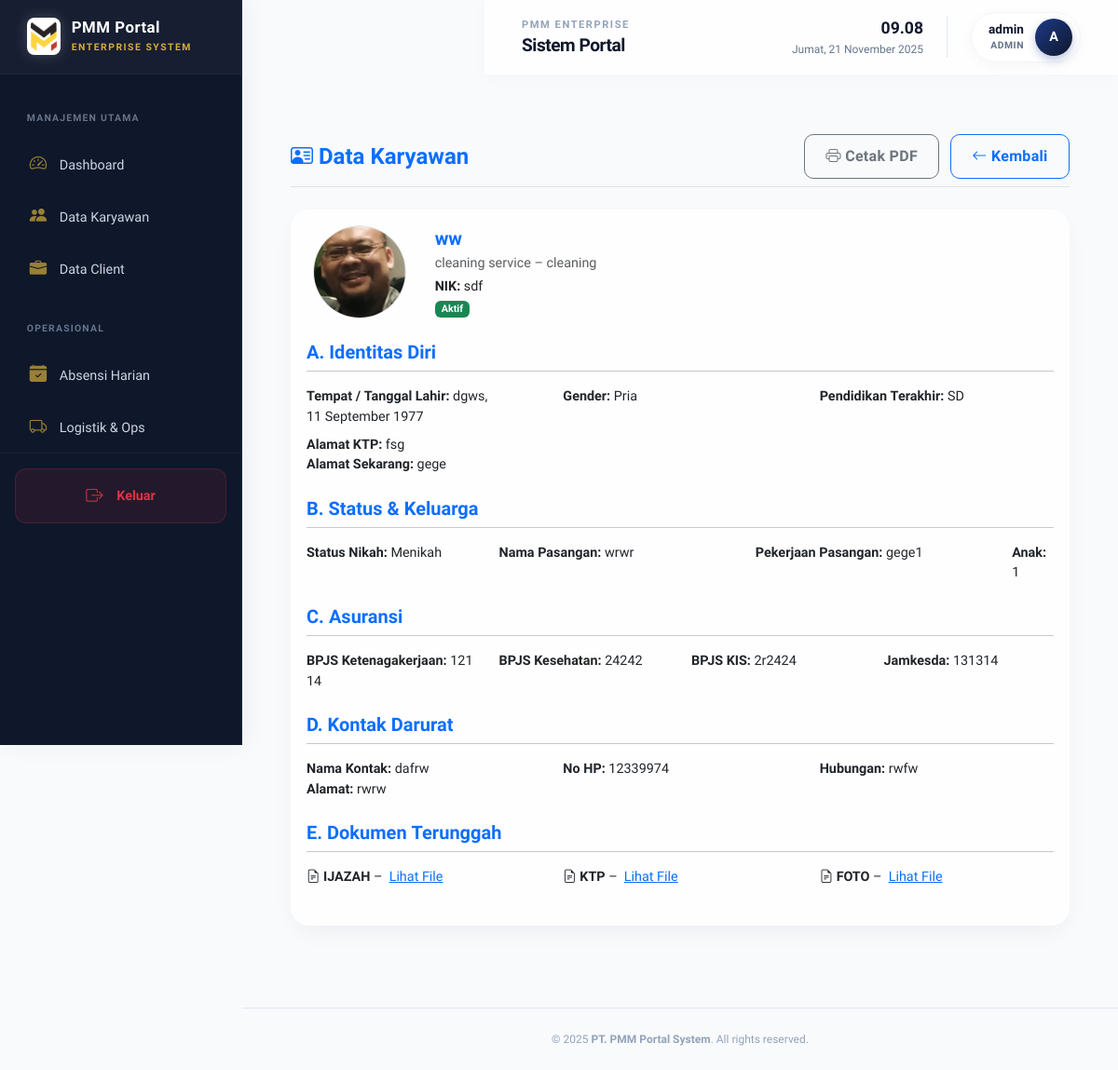
/employee/input/view/1 (signed in), run on an earlier commit of the app's database.
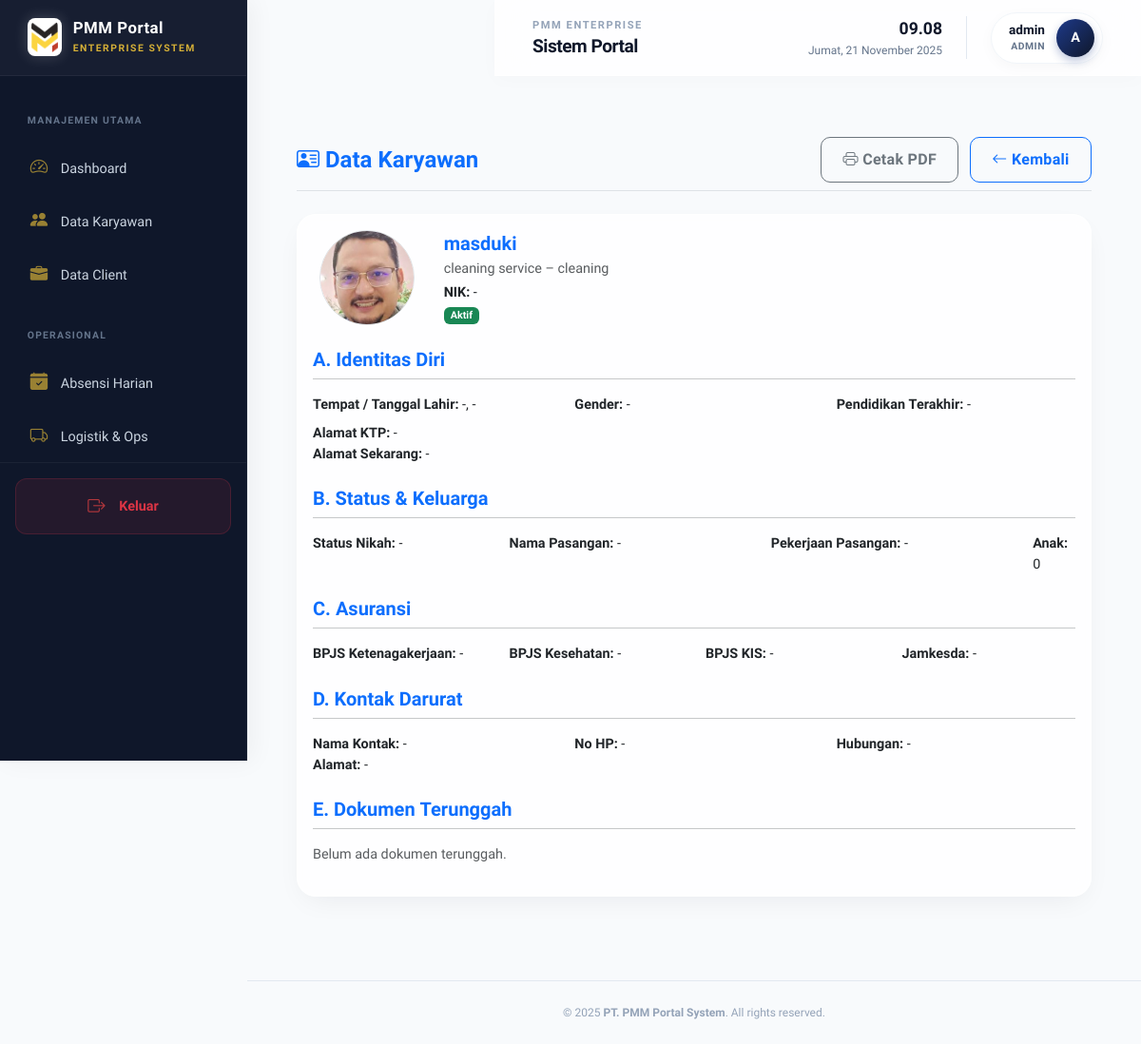
And on a later commit of the database.
### app/models.py (models this page shows, shortened)
class Employee(db.Model):
    __tablename__ = "employees"
    id = db.Column(db.Integer, primary_key=True)
    name = db.Column(db.String(150), nullable=False)
    position = db.Column(db.String(100))
    job_type = db.Column(db.String(50))
    join_date = db.Column(db.Date, default=date.today)
    end_date = db.Column(db.Date, nullable=True)
    status = db.Column(db.String(20), default="aktif")
    client_id = db.Column(db.Integer, db.ForeignKey("clients.id"))
    photo = db.Column(db.String(255), default="default_user.png")
    user_id = db.Column(db.Integer, db.ForeignKey("users.id"))
    user = db.relationship("User", backref="employee_account", uselist=False)
    assignments = db.relationship("Assignment", backref="employee", lazy=True, cascade="all, delete-orphan")
    attendance_records = db.relationship("Attendance", backref="employee", lazy=True, cascade="all, delete-orphan")
    personal_detail = db.relationship("EmployeePersonalDetail", backref="employee", uselist=False, cascade="all, delete-orphan")
    documents = db.relationship("EmployeeDocument", backref="employee", lazy=True, cascade="all, delete-orphan")
    activity_log = db.relationship("ActivityLog", backref="employee", lazy=True, cascade="all, delete-orphan")

class EmployeePersonalDetail(db.Model):
    __tablename__ = "employee_personal_details"
    id = db.Column(db.Integer, primary_key=True)
    employee_id = db.Column(db.Integer, db.ForeignKey("employees.id"), nullable=False, unique=True)
    nik = db.Column(db.String(50))
    full_name = db.Column(db.String(150))
    nickname = db.Column(db.String(100))
    gender = db.Column(db.String(10))
    birth_place = db.Column(db.String(100))
    birth_date = db.Column(db.Date)
    address_ktp = db.Column(db.Text)
    address_current = db.Column(db.Text)
    education = db.Column(db.String(50))
    last_job = db.Column(db.String(150))
    phone = db.Column(db.String(30))
    email = db.Column(db.String(120))
    blood_type = db.Column(db.String(5))
    height_cm = db.Column(db.Integer)
    weight_kg = db.Column(db.Integer)
    shirt_size = db.Column(db.String(5))
    shoe_size = db.Column(db.Integer)
    marital_status = db.Column(db.String(20))
    spouse_name = db.Column(db.String(150))
    spouse_job = db.Column(db.String(150))
    num_children = db.Column(db.Integer, default=0)
    bpjs_ketenagakerjaan = db.Column(db.String(50))
    bpjs_kesehatan = db.Column(db.String(50))
    bpjs_kis = db.Column(db.String(50))
    jamkesda = db.Column(db.String(50))
    parents_name = db.Column(db.String(150))
    parents_address = db.Column(db.Text)
    num_siblings = db.Column(db.Integer)
    note_health = db.Column(db.Text)
    emergency_contact_name = db.Column(db.String(150))
    emergency_phone = db.Column(db.String(50))
    emergency_relation = db.Column(db.String(100))
    emergency_address = db.Column(db.Text)
    created_at = db.Column(db.DateTime, default=datetime.utcnow)

class EmployeeDocument(db.Model):
    __tablename__ = "employee_documents"
    id = db.Column(db.Integer, primary_key=True)
    employee_id = db.Column(db.Integer, db.ForeignKey("employees.id"), nullable=False)
    document_type = db.Column(db.String(100))
    file_path = db.Column(db.String(255))
    uploaded_at = db.Column(db.DateTime, default=datetime.utcnow)

### app/employee/routes_input.py (the view)
@employee_input_bp.route('/view/<int:emp_id>')
@login_required
@role_required('admin', 'hr')
def view_employee(emp_id):
    emp = Employee.query.get_or_404(emp_id)
    detail = emp.personal_detail
    docs = emp.documents
    return render_template('employee/view_employee.html',
                           employee=emp, detail=detail, docs=docs)

### app/__init__.py (called while the page is built)
@login_manager.user_loader
def load_user(user_id):
    from app.models import User  # Menghindari circular import
    return User.query.get(int(user_id))

### app/role_check.py (called while the page is built, shortened)
def role_required(*roles):
    def decorator(f):
        @wraps(f)
        def wrapper(*args, **kwargs):
            if not current_user.is_authenticated:
                flash("Silakan login terlebih dahulu.", "warning")
                return redirect(url_for("auth.login"))
            if current_user.role in ("admin", "hr"):
                return f(*args, **kwargs)
        return wrapper
    return decorator

### app/templates/employee/view_employee.html (shortened to what the changed rows need)
{% extends 'base.html' %}
{% block content %}
<div class="container mt-4 mb-5">
  <div class="card shadow-sm border-0">
    <div class="card-body">
      <div class="row mb-4 align-items-center">
        <div class="col-md-2 text-center">
          <img src="{{ url_for('static', filename=(employee.photo or 'uploads/default_user.png')) }}"
               class="rounded-circle border" width="100" height="100" alt="Foto"
               style="object-fit:cover;">
        </div>
        <div class="col-md-10">
          <h5 class="fw-bold mb-1 text-primary">{{ detail.full_name or employee.name }}</h5>
          <p class="mb-1 text-muted">
            {{ employee.position or 'Posisi Belum Ditentukan' }} – {{ employee.job_type or '-' }}
          </p>
          <p class="mb-0">
            <span class="fw-semibold">NIK:</span> {{ detail.nik or '-' }}
          </p>
          <span class="badge {{ 'bg-success' if employee.status=='aktif' else 'bg-secondary' }} mt-1">
            {{ employee.status|capitalize }}
          </span>
        </div>
      </div>
      <div class="row mb-3">
        <div class="col-md-4">
          <b>Tempat / Tanggal Lahir:</b>
          {{ detail.birth_place or '-' }},
          {% if detail.birth_date %}
            {{ detail.birth_date.strftime("%d %B %Y") }}
          {% else %}-{% endif %}
        </div>
        <div class="col-md-4"><b>Gender:</b> {{ detail.gender or '-' }}</div>
        <div class="col-md-4"><b>Pendidikan Terakhir:</b> {{ detail.education or '-' }}</div>
        <div class="col-12 mt-2"><b>Alamat KTP:</b> {{ detail.address_ktp or '-' }}</div>
        <div class="col-12"><b>Alamat Sekarang:</b> {{ detail.address_current or '-' }}</div>
      </div>
      <div class="row mb-3">
        <div class="col-md-3"><b>Status Nikah:</b> {{ detail.marital_status or '-' }}</div>
        <div class="col-md-4"><b>Nama Pasangan:</b> {{ detail.spouse_name or '-' }}</div>
        <div class="col-md-4"><b>Pekerjaan Pasangan:</b> {{ detail.spouse_job or '-' }}</div>
        <div class="col-md-1"><b>Anak:</b> {{ detail.num_children or 0 }}</div>
      </div>
      <div class="row mb-3">
        <div class="col-md-3"><b>BPJS Ketenagakerjaan:</b> {{ detail.bpjs_ketenagakerjaan or '-' }}</div>
        <div class="col-md-3"><b>BPJS Kesehatan:</b> {{ detail.bpjs_kesehatan or '-' }}</div>
        <div class="col-md-3"><b>BPJS KIS:</b> {{ detail.bpjs_kis or '-' }}</div>
        <div class="col-md-3"><b>Jamkesda:</b> {{ detail.jamkesda or '-' }}</div>
      </div>
      <div class="row mb-3">
        <div class="col-md-4"><b>Nama Kontak:</b> {{ detail.emergency_contact_name or '-' }}</div>
        <div class="col-md-4"><b>No HP:</b> {{ detail.emergency_phone or '-' }}</div>
        <div class="col-md-4"><b>Hubungan:</b> {{ detail.emergency_relation or '-' }}</div>
        <div class="col-12"><b>Alamat:</b> {{ detail.emergency_address or '-' }}</div>
      </div>
      <div class="row mb-3">
        {% if docs %}
          {% for doc in docs %}
          <div class="col-md-4 mb-2">
            <i class="bi bi-file-earmark-text"></i>
            <b>{{ doc.document_type }}</b> –
            <a href="{{ url_for('static', filename=doc.file_path) }}" target="_blank">Lihat File</a>
          </div>
          {% endfor %}
        {% else %}
          <div class="col-12 text-muted">Belum ada dokumen terunggah.</div>
        {% endif %}
      </div>
    </div>
  </div>
</div>
{% endblock %}

What changed in the data, as far as the page shows it:
removed EmployeeDocument: document_type "IJAZAH"
removed EmployeeDocument: document_type "KTP"
removed EmployeeDocument: document_type "FOTO"
changed Employee "cleaning service": photo: picture added in place of a placeholder
changed EmployeePersonalDetail: full_name.name "ww" → "masduki"; nik "sdf" → "-"; birth_place "dgws" → "-"; gender "Pria" → "-"; education "SD" → "-"; address_ktp "fsg" → "-"; address_current "gege" → "-"; marital_status "Menikah" → "-"; spouse_name "wrwr" → "-"; spouse_job "gege1" → "-"; num_children "1" → "0"; bpjs_ketenagakerjaan "12114" → "-"; bpjs_kesehatan "24242" → "-"; bpjs_kis "2r2424" → "-"; jamkesda "131314" → "-"; emergency_contact_name "dafrw" → "-"; emergency_phone "12339974" → "-"; emergency_relation "rwfw" → "-"; emergency_address "rwrw" → "-"; birth_date "11 September 1977" → (not shown)
Also different on the page:
text now shown: "- Belum ada dokumen terunggah."
